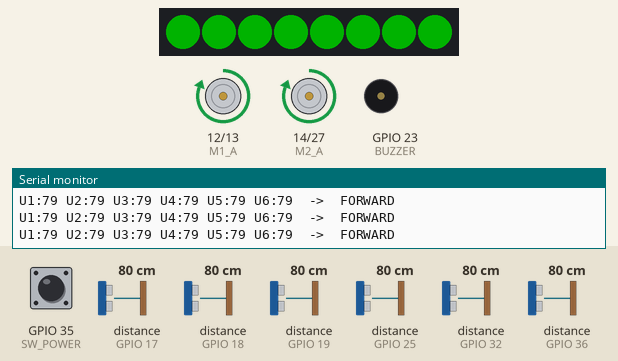
Recording of a sketch running on a simulated ESP32. On the bench: 8 RGB LEDs in strip order, left to right, motor-driver pin pairs drawn as motors (green arrow = first pin HIGH = forward, orange = second pin HIGH = backward, longer = more drive), buzzer (waves = sounding), the last lines printed to the serial monitor. Wiring (inferred from the names in the program): 6 × ultrasonic range finder: trigger GPIO 2, echo GPIO 36 / trigger GPIO 4, echo GPIO 18 / trigger GPIO 5, echo GPIO 19 / trigger GPIO 16, echo GPIO 17 / trigger GPIO 26, echo GPIO 25 / trigger GPIO 33, echo GPIO 32. The inputs (shaded band) are chosen by the test bench; at power-on: distance to the obstacle (sensors on GPIO 17, GPIO 25, GPIO 18, GPIO 19, GPIO 32, GPIO 36) 80 cm, GPIO 35 (SW_POWER) LOW. The echo pulse lasts 58.3 µs per cm; dim RGB values are drawn brighter than linear.

Above: at 1.2 s.
1.3 s: distance to the obstacle (sensor on GPIO 17) set to 98 cm
2.8 s: distance to the obstacle (sensor on GPIO 17) set to 105 cm
At 3.03 s:
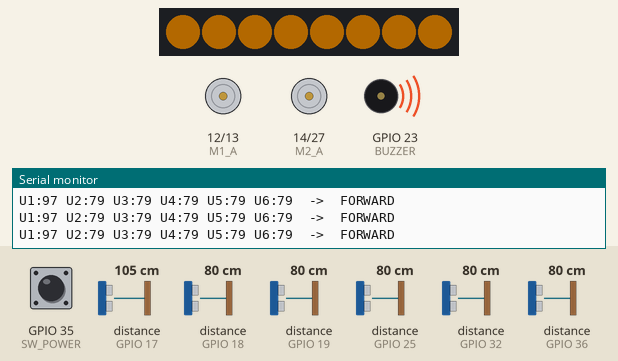
At 3.6 s:
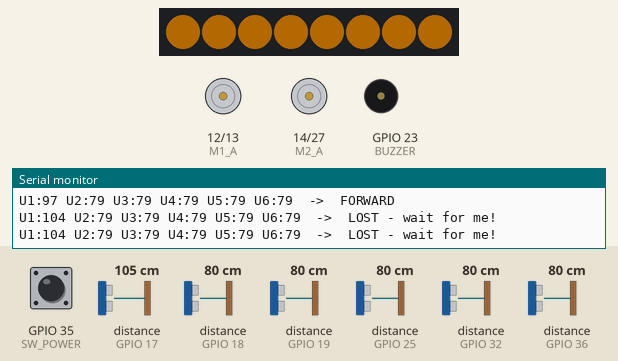
4.6 s: distance to the obstacle (sensor on GPIO 25) set to 63 cm
6.1 s: distance to the obstacle (sensor on GPIO 25) set to 55 cm
At 6.5 s:
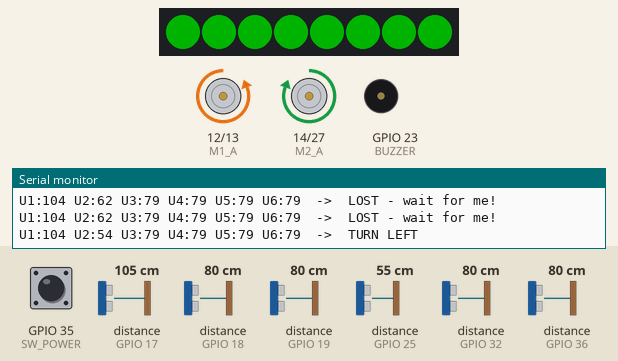
7.6 s: distance to the obstacle (sensor on GPIO 18) set to 12 cm
9.1 s: distance to the obstacle (sensor on GPIO 18) set to 9 cm
At 9.47 s:
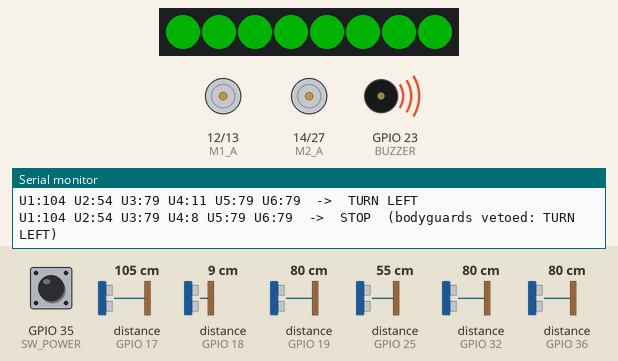
Timing chart, 0 to 12.1 s (numbered marks = the images above; inputs shaded):
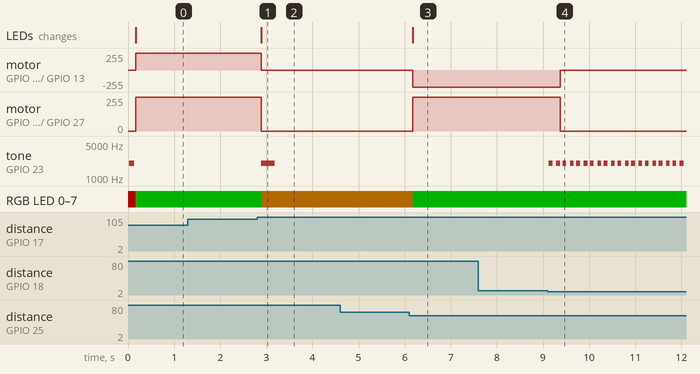

The sketch:

cart_e_movement_test.ino
```cpp
/*
 * ============================================================
 *  CART-E MOVEMENT TEST v2 — now with smart turning!
 * ============================================================
 *  Board  : NodeMCU ESP32 (30-pin) on the CYTRON ROBO ESP32
 *
 *  WHAT'S NEW IN v2:
 *   - New distance bands:  closer than 27 cm  -> REVERSE
 *                          27 to 33 cm        -> STOP (perfect!)
 *                          33 to 150 cm       -> FORWARD (follow)
 *                          beyond 150 cm      -> STOP + buzzer (lost)
 *   - Smarter turning: we turn TOWARD THE PERSON, not toward
 *     empty space. When the person turns a corner, they vanish
 *     from the front eye and appear in a corner eye — so the
 *     trolley turns that way until the front eye finds them again!
 *
 *  IMPORTANT PHYSICAL SETUP for the new turning to work:
 *   - Angle U2 and U3 OUTWARD about 30-45 degrees, so the three
 *     front eyes make a wide fan:   \  |  /
 *     If they all point straight ahead, they see the same thing
 *     and turning can never be detected!
 *
 *  HOW TO TEST (open Serial Monitor at 115200!):
 *   1. Flip the Robo ESP32 power switch on.
 *   2. Press your latching button -> LEDs turn GREEN.
 *   3. Walk in front:  away = follow, stand = stop at ~30 cm,
 *      closer = reverse, walk around a corner = trolley turns
 *      to chase you, run away = stop + beep.
 *
 *  LIBRARY NEEDED: only Adafruit NeoPixel (for the LEDs).
 * ============================================================
 */

#include <Adafruit_NeoPixel.h> // The rainbow LEDs

/* ============================================================
 *  PIN MAP
 * ============================================================ */

//   U1 front       -> GROVE 1      : trig D16, echo D17
//   U2 front-left  -> GROVE 3      : trig D26, echo D25
//   U3 front-right -> GROVE 5      : trig D33, echo D32
//   U4 back-left   -> servo S pins : trig D4,  echo D18
//   U5 back-right  -> servo S pins : trig D5,  echo D19
//   U6 back        -> breakout     : trig D2,  echo D36 (label "VP")
const int TRIG_PIN[6] = { 16, 26, 33,  4,  5,  2 };
const int ECHO_PIN[6] = { 17, 25, 32, 18, 19, 36 };

const int U1_FRONT       = 0;  // front eye  - watches the person
const int U2_FRONT_LEFT  = 1;  // corner eye - angled out ~30-45deg left
const int U3_FRONT_RIGHT = 2;  // corner eye - angled out ~30-45deg right
const int U4_BACK_LEFT   = 3;  // bodyguard  - back-left corner
const int U5_BACK_RIGHT  = 4;  // bodyguard  - back-right corner
const int U6_BACK        = 5;  // bodyguard  - straight behind us

// Motors (built-in driver): A HIGH + B LOW = forward
const int M1_A = 12;   // Motor 1 (LEFT wheel)
const int M1_B = 13;
const int M2_A = 14;   // Motor 2 (RIGHT wheel)
const int M2_B = 27;

// CAREFUL: the ESP32 has NO pin 24 (numbering skips 24 and 28-31)!
// Writing to "pin 24" goes nowhere — that's a silent buzzer bug.
// The Robo ESP32 buzzer is on D23. Want it quiet during testing?
// Use the little MUTE switch on the board instead.
const int BUZZER     = 23;  // built-in + external in parallel
const int NEOPIXELS  = 15;  // onboard 2 + external stick in parallel
const int NUM_PIXELS = 8;

const int SW_POWER = 35;    // latching button (LOW = ON)
                            // onboard button "1" shares this pin

/* ============================================================
 *  DISTANCE RULES (cm) — TUNE THESE during testing!
 *
 *  The follow bands (built from FOLLOW_DIST 30 +/- DEAD_ZONE 3):
 *      0 ......27 : REVERSE  (person too close, back away)
 *     27 ......33 : STOP     (perfect distance — the sweet spot)
 *     33 .....150 : FORWARD  (chase the person)
 *    150 ......   : LOST     (stop + buzzer — person gone)
 * ============================================================ */
const int FOLLOW_DIST   = 30;   // middle of the STOP sweet spot
const int DEAD_ZONE     = 5;    // sweet spot = 30 +/- 3 = 27 to 33
const int LOST_DIST     = 100;  // beyond this = person is gone
const int PERSON_RANGE  = 60;   // corner eye sees the person within this
const int GUARD_DIST    = 10;   // bodyguards: closer = DANGER
const int SQUEEZE_DIST  = 8;    // sides really scraping something

enum Move { STOP, FORWARD, REVERSE, TURN_LEFT, TURN_RIGHT, LOST, WAIT };

// Names for printing, in the SAME order as the enum above
const char* MOVE_NAME[] =
  { "STOP", "FORWARD", "REVERSE", "TURN LEFT", "TURN RIGHT",
    "LOST - wait for me!", "WAIT - confused" };

Adafruit_NeoPixel pixels(NUM_PIXELS, NEOPIXELS, NEO_GRB + NEO_KHZ800);

bool trolleyAwake  = false;
long lastFrontDist = FOLLOW_DIST;

// A little stopwatch so we print at a readable speed
// (every 300 ms) even though the loop runs much faster.
unsigned long lastPrintAt = 0;

/* ============================================================
 *  SETUP — runs once
 * ============================================================ */
void setup() {
  Serial.begin(115200);
  Serial.println();
  Serial.println("=== CART-E MOVEMENT TEST v2 ===");
  Serial.println("Press the latching button to start!");

  for (int i = 0; i < 6; i++) {
    pinMode(TRIG_PIN[i], OUTPUT);
    pinMode(ECHO_PIN[i], INPUT);
    digitalWrite(TRIG_PIN[i], LOW);
  }
  pinMode(M1_A, OUTPUT);  pinMode(M1_B, OUTPUT);
  pinMode(M2_A, OUTPUT);  pinMode(M2_B, OUTPUT);
  pinMode(BUZZER, OUTPUT);
  pinMode(SW_POWER, INPUT);   // board already has the pull-up

  stopMotors();

  pixels.begin();
  pixels.setBrightness(60);
  showColor(255, 0, 0);       // red = sleeping
}

/* ============================================================
 *  LOOP — runs forever
 * ============================================================ */
void loop() {

  bool switchOn = switchIsOn();

  if (!trolleyAwake) {
    if (switchOn) {
      trolleyAwake = true;
      showColor(0, 255, 0);
      beep(1, 100);
      Serial.println(">>> AWAKE! Following mode ON");
    }
    return;
  }

  if (!switchOn) {
    stopMotors();
    showColor(255, 0, 0);
    beep(3, 200);
    trolleyAwake = false;
    Serial.println(">>> EMERGENCY STOP (button released)");
    return;
  }

  // --- Read ALL 6 eyes (front 3 for deciding, back 3 for safety) ---
  long dFront     = readDistanceCm(U1_FRONT);
  long dLeft      = readDistanceCm(U2_FRONT_LEFT);
  long dRight     = readDistanceCm(U3_FRONT_RIGHT);
  long dBackLeft  = readDistanceCm(U4_BACK_LEFT);
  long dBackRight = readDistanceCm(U5_BACK_RIGHT);
  long dBack      = readDistanceCm(U6_BACK);

  // --- Think, check safety, then move ---
  Move wanted = chooseMove(dFront, dLeft, dRight);
  Move safe   = safetyCheck(wanted, dBackLeft, dBackRight, dBack);
  doMove(safe);

  // --- Show the trolley's "thoughts" every 300 ms ---
  if (millis() - lastPrintAt > 300) {
    lastPrintAt = millis();
    Serial.print("U1:");  Serial.print(dFront);
    Serial.print(" U2:"); Serial.print(dLeft);
    Serial.print(" U3:"); Serial.print(dRight);
    Serial.print(" U4:"); Serial.print(dBackLeft);
    Serial.print(" U5:"); Serial.print(dBackRight);
    Serial.print(" U6:"); Serial.print(dBack);
    Serial.print("  ->  ");
    Serial.print(MOVE_NAME[safe]);
    if (safe != wanted) {
      Serial.print("  (bodyguards vetoed: ");
      Serial.print(MOVE_NAME[wanted]);
      Serial.print(")");
    }
    Serial.println();
  }

  lastFrontDist = dFront;
  delay(30);
}

/* ============================================================
 *  CHOOSE MOVE — the trolley's brain
 *
 *  THE BIG IDEA for turning: follow the person, not the gaps!
 *  When the person walks around a corner, they DISAPPEAR from
 *  the front eye and APPEAR in a corner eye. So:
 *    front eye lost them + left  eye sees them -> TURN LEFT
 *    front eye lost them + right eye sees them -> TURN RIGHT
 *  We keep turning until the front eye finds them again, then
 *  the normal forward/stop/reverse logic takes over.
 * ============================================================ */
Move chooseMove(long dFront, long dLeft, long dRight) {

  // Three simple yes/no questions the trolley asks itself:
  bool personFront = (dFront <= LOST_DIST);     // someone within 150 cm ahead?
  bool personLeft  = (dLeft  <  PERSON_RANGE);  // someone in the left  fan?
  bool personRight = (dRight <  PERSON_RANGE);  // someone in the right fan?

  // CASE 12: person vanished in ONE step — they ran off too fast!
  if (lastFrontDist < FOLLOW_DIST + 10 && dFront > LOST_DIST) {
    return LOST;
  }

  // The person IS in front — normal following (cases 1, 2, 3):
  if (personFront) {
    if (dFront < FOLLOW_DIST - DEAD_ZONE) return REVERSE;  // under 27
    if (dFront > FOLLOW_DIST + DEAD_ZONE) return FORWARD;  // 33 to 150
    return STOP;                                           // 27-33 sweet spot
  }

  // From here on, the front eye sees NOBODY. Where did they go?

  // CASE 11: BOTH corner eyes see something — two people passing?
  // A narrow aisle? Too confusing — safer to wait than to guess.
  if (personLeft && personRight) {
    return WAIT;
  }

  // CASE 5: they appeared in the LEFT fan -> chase them left!
  if (personLeft) {
    return TURN_LEFT;
  }

  // CASE 6: they appeared in the RIGHT fan -> chase them right!
  if (personRight) {
    return TURN_RIGHT;
  }

  // CASE 4: nobody anywhere — abandoned. Stop, buzz, wait.
  return LOST;
}

/* ============================================================
 *  SAFETY CHECK — bodyguards veto dangerous moves (cases 7-10)
 * ============================================================ */
Move safetyCheck(Move wanted, long dBackLeft, long dBackRight, long dBack) {

  // CASE 7: can't reverse — something behind us!
  if (wanted == REVERSE && dBack < GUARD_DIST) {
    beep(2, 80);
    return STOP;
  }

  // CASE 8: can't turn left — back-left corner would hit the rack!
  if (wanted == TURN_LEFT && dBackLeft < GUARD_DIST) {
    beep(2, 80);
    return STOP;
  }

  // CASE 9: can't turn right — same on the other side.
  if (wanted == TURN_RIGHT && dBackRight < GUARD_DIST) {
    beep(2, 80);
    return STOP;
  }

  // CASE 10: squeezed against something while going forward.
  if (wanted == FORWARD &&
      (dBackLeft < SQUEEZE_DIST || dBackRight < SQUEEZE_DIST)) {
    beep(3, 60);
    return STOP;
  }

  return wanted;
}

/* ============================================================
 *  DO MOVE — wheels + lights
 *  (Turn directions below are YOUR calibrated ones — the spin
 *   turn, both wheels opposite ways, rotates on the spot.)
 * ============================================================ */
void doMove(Move m) {
  static bool lostBeeped = false;
  switch (m) {
    case FORWARD:
      showColor(0, 255, 0);  goForward();  lostBeeped = false; break;
    case REVERSE:
      showColor(0, 255, 0);  goBackward(); lostBeeped = false; break;
    case TURN_LEFT:
      showColor(0, 255, 0);  motorM1(-1); motorM2(+1); lostBeeped = false; break;
    case TURN_RIGHT:
      showColor(0, 255, 0);  motorM1(+1); motorM2(-1);  lostBeeped = false; break;
    case LOST:
      stopMotors();
      showColor(255, 150, 0);          // yellow: "wait for me!"
      if (!lostBeeped) {
        beep(1, 300);
        lostBeeped = true;
      }
      break;
    case WAIT:
      stopMotors();
      showColor(255, 150, 0);          // yellow: thinking...
      break;
    case STOP:
    default:
      stopMotors();
      showColor(0, 255, 0);            // green: happy, resting
      lostBeeped = false;
      break;
  }
}

/* ============================================================
 *  MOTOR HELPERS — Cytron truth table:
 *  A HIGH + B LOW = forward, A LOW + B HIGH = backward,
 *  both LOW = brake. (+1 forward, -1 backward, 0 stop)
 *  Wheel spins the wrong way? Swap its 2 wires at the terminal!
 * ============================================================ */
void motorM1(int dir) {
  digitalWrite(M1_A, dir > 0 ? HIGH : LOW);
  digitalWrite(M1_B, dir < 0 ? HIGH : LOW);
}
void motorM2(int dir) {
  digitalWrite(M2_A, dir > 0 ? HIGH : LOW);
  digitalWrite(M2_B, dir < 0 ? HIGH : LOW);
}
void goForward()  { motorM1(+1); motorM2(+1); }
void goBackward() { motorM1(-1); motorM2(-1); }
void stopMotors() { motorM1(0);  motorM2(0);  }

/* ============================================================
 *  READ DISTANCE — send a click, time the echo.
 *  Sound travels ~0.034 cm per microsecond, there AND back,
 *  so we divide by 2. No echo heard = 999 (far away).
 * ============================================================ */
long readDistanceCm(int sensor) {
  digitalWrite(TRIG_PIN[sensor], LOW);
  delayMicroseconds(2);
  digitalWrite(TRIG_PIN[sensor], HIGH);
  delayMicroseconds(10);
  digitalWrite(TRIG_PIN[sensor], LOW);

  long duration = pulseIn(ECHO_PIN[sensor], HIGH, 25000);
  if (duration == 0) return 999;
  return duration * 0.034 / 2;
}

/* ============================================================
 *  SMALL HELPERS — switch, lights, beeps
 * ============================================================ */

// Latching switch: true = ON. Double-checks after 30 ms
// because real switches "bounce" when they change.
bool switchIsOn() {
  static bool lastState = false;
  bool nowState = (digitalRead(SW_POWER) == LOW);
  if (nowState != lastState) {
    delay(30);
    nowState = (digitalRead(SW_POWER) == LOW);
    lastState = nowState;
  }
  return nowState;
}

// Paint every NeoPixel (onboard + external) the same colour.
void showColor(int r, int g, int b) {
  for (int i = 0; i < NUM_PIXELS; i++) {
    pixels.setPixelColor(i, pixels.Color(r, g, b));
  }
  pixels.show();
}

// Beep n times using tone() — the piezo needs a musical note.
void beep(int n, int ms) {
  for (int i = 0; i < n; i++) {
    tone(BUZZER, 2000);
    delay(ms);
    noTone(BUZZER);
    if (i < n - 1) delay(ms);
  }
}
```

Measured:
- the behaviour switches between 101 and 102 cm on distance to the obstacle (sensor on GPIO 17) (found by bisection; images 0 and 1)
- the behaviour switches between 61 and 60 cm on distance to the obstacle (sensor on GPIO 25) (found by bisection; images 2 and 3)
- the behaviour switches between 11 and 10 cm on distance to the obstacle (sensor on GPIO 18) (found by bisection; images 3 and 4)
- after the input at 2.8 s, motor on GPIO 12 (M1_A) / GPIO 13 (M1_B), motor on GPIO 14 (M2_A) / GPIO 27 (M2_B): forward 255/255 → stopped after 0.09 s; tone on GPIO 23 (BUZZER): silent → 2000 Hz after 0.09 s, → silent 0.30 s later; RGB LED 0–7: RGB(0, 60, 0) → RGB(60, 35, 0) after 0.09 s; the LEDs: change after 0.09 s (image 1)
- after the input at 6.1 s, motor on GPIO 12 (M1_A) / GPIO 13 (M1_B): stopped → backward 255/255 after 0.07 s; motor on GPIO 14 (M2_A) / GPIO 27 (M2_B): stopped → forward 255/255 after 0.07 s; RGB LED 0–7: RGB(60, 35, 0) → RGB(0, 60, 0) after 0.07 s; the LEDs: change after 0.07 s (image 3)
- after the input at 9.1 s, motor on GPIO 12 (M1_A) / GPIO 13 (M1_B): backward 255/255 → stopped after 0.27 s; motor on GPIO 14 (M2_A) / GPIO 27 (M2_B): forward 255/255 → stopped after 0.27 s; tone on GPIO 23 (BUZZER): alternates 2000 Hz for 0.08 s and silent for 0.08 s, starting at once
